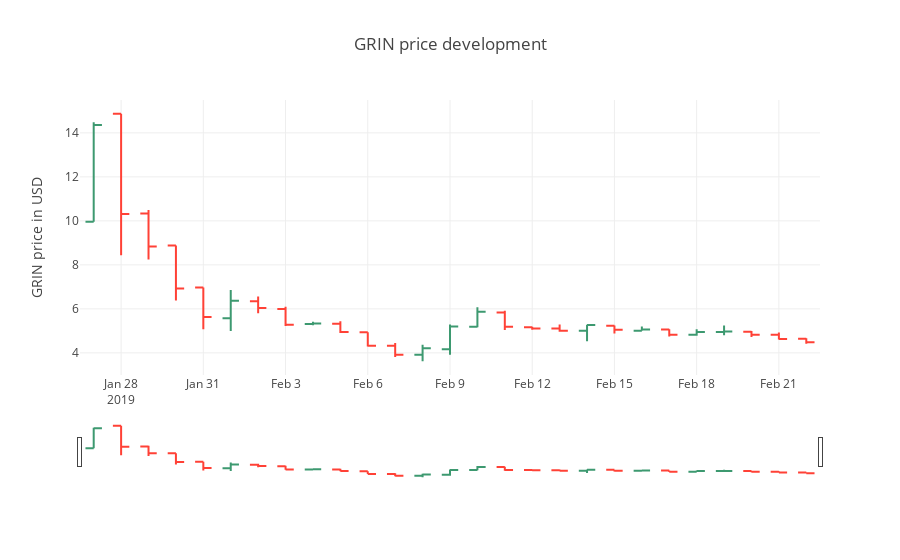

Here is the notebook cell this chart was saved with:
### Markdown cell above
**How does it work?**

While most cryptos work on a principle of full transparency, Grin being a privacy coin looks to do the exact opposite. It has made an effort to ensure that transactions on their chain are anonymous, non-transparent and most importantly untraceable. The Peer to Peer setup allows wallets to trade. It does so by ensuring that only those wallets executing a trade exchange data for a limited time. This can even occur in an asynchronous state and once the transaction is completed all the information is deleted.

Apart from its celebrated opaqueness, the token is also rather scalable. This makes it a much-valued asset. It achieves this by using a novel data storage method, which reorganizes tracking of data blocks and reportedly utilizes more than 75 percent less space than the Bitcoin network. The underlying protocol then compresses the blockchain further by using only a single input and output, eliminating parts of some transactions This not only leads to efficiencies in movement but also hastens the full verification process.

While there are always those who say that if there is nothing to hide then why worry; yet there will always be those who defend privacy as one would defend liberty. As this might be an argument better suited for a socio-political commentary, one can only hope that the opportunities that this coin can offer are understood in the right spirit and implemented accordingly.

### Code cell
trace = go.Ohlc(x=df.date[df.Currency == 'GRIN'],
                open=df.open[df.Currency == 'GRIN'],
                high=df.high[df.Currency == 'GRIN'],
                low=df.low[df.Currency == 'GRIN'],
                close=df.close[df.Currency == 'GRIN']
               )  
data = [trace]         
layout = {
    'title': 'GRIN price development ',
    'yaxis': {'title': 'GRIN price in USD'},
}
fig = dict(data=data, layout=layout)
py.iplot(fig, filename='simple_candlestick')

### Figure 1 — Plotly figure (JSON) as saved in the notebook; plotly's stock layout.template omitted (floating-point values rounded to 4 significant figures)
{"data": [{"close": [4.48, 4.63, 4.82, 4.97, 4.95, 4.83, 5.06, 5.05, 5.27, 5.01, 5.11, 5.19, 5.87, 5.2, 4.21, 3.91, 4.32, 4.95, 5.34, 5.28, 6.04, 6.37, 5.63, 6.93, 8.84, 10.31, 14.36], "high": [4.66, 4.93, 4.99, 5.25, 5.08, 5.07, 5.2, 5.25, 5.28, 5.29, 5.19, 5.91, 6.07, 5.29, 4.37, 4.45, 4.94, 5.44, 5.41, 6.1, 6.56, 6.86, 6.97, 8.88, 10.49, 14.87, 14.48], "low": [4.42, 4.61, 4.72, 4.8, 4.78, 4.74, 5.01, 4.88, 4.53, 4.96, 5.05, 5.04, 5.16, 3.92, 3.62, 3.81, 4.29, 4.9, 5.26, 5.22, 5.8, 4.99, 5.08, 6.38, 8.24, 8.44, 9.96], "open": [4.64, 4.82, 4.96, 4.95, 4.82, 5.06, 5.01, 5.23, 5.01, 5.11, 5.17, 5.84, 5.19, 4.17, 3.91, 4.32, 4.94, 5.32, 5.31, 5.99, 6.35, 5.57, 6.97, 8.88, 10.34, 14.87, 9.96], "type": "ohlc", "uid": "e62d0fd3-a9d6-437c-ae83-f6f859f08f30", "x": ["2019-02-22", "2019-02-21", "2019-02-20", "2019-02-19", "2019-02-18", "2019-02-17", "2019-02-16", "2019-02-15", "2019-02-14", "2019-02-13", "2019-02-12", "2019-02-11", "2019-02-10", "2019-02-09", "2019-02-08", "2019-02-07", "2019-02-06", "2019-02-05", "2019-02-04", "2019-02-03", "2019-02-02", "2019-02-01", "2019-01-31", "2019-01-30", "2019-01-29", "2019-01-28", "2019-01-27"]}], "layout": {"title": {"text": "GRIN price development "}, "yaxis": {"title": {"text": "GRIN price in USD"}}}}
